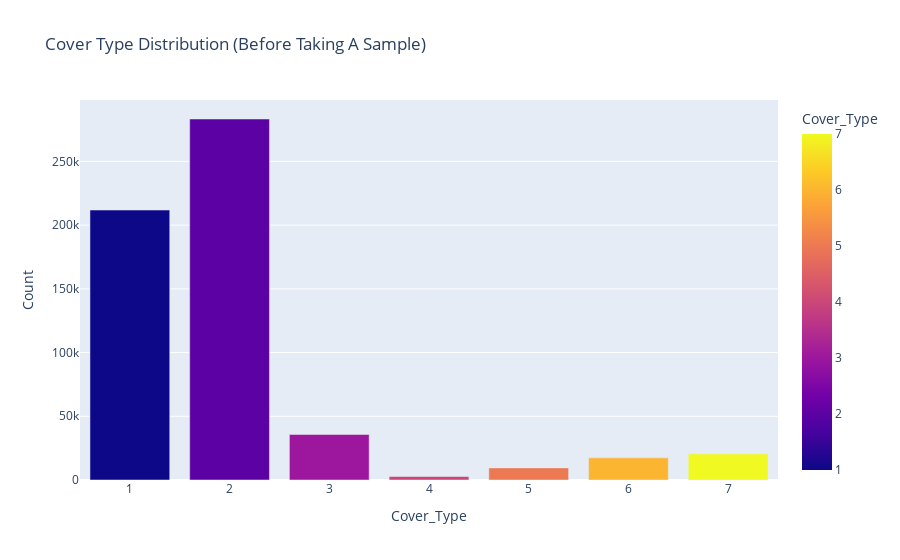

Source (notebook cell):
### Markdown cell above
## 5. Create a Balanced Sample

### Code cell
count_df = pd.DataFrame({'Cover_Type': y})
count_df = count_df['Cover_Type'].value_counts().reset_index()
count_df.columns = ['Cover_Type', 'Count']

fig1 = px.bar(count_df, 
              x='Cover_Type', 
              y='Count', 
              title='Cover Type Distribution (Before Taking A Sample)', 
              color='Cover_Type')
fig1.show()

### Figure 1 — Plotly figure (JSON) as saved in the notebook; plotly's stock layout.template omitted (floating-point values rounded to 4 significant figures)
{"data": [{"alignmentgroup": "True", "hovertemplate": "Cover_Type=%{marker.color}<br>Count=%{y}<extra></extra>", "legendgroup": "", "marker": {"color": [2, 1, 3, 7, 6, 5, 4], "coloraxis": "coloraxis", "pattern": {"shape": ""}}, "name": "", "offsetgroup": "", "orientation": "v", "showlegend": false, "textposition": "auto", "type": "bar", "x": [2, 1, 3, 7, 6, 5, 4], "xaxis": "x", "y": [283301, 211840, 35754, 20510, 17367, 9493, 2747], "yaxis": "y"}], "layout": {"barmode": "relative", "coloraxis": {"colorbar": {"title": {"text": "Cover_Type"}}, "colorscale": [[0, "#0d0887"], [0.1111, "#46039f"], [0.2222, "#7201a8"], [0.3333, "#9c179e"], [0.4444, "#bd3786"], [0.5556, "#d8576b"], [0.6667, "#ed7953"], [0.7778, "#fb9f3a"], [0.8889, "#fdca26"], [1, "#f0f921"]]}, "legend": {"tracegroupgap": 0}, "title": {"text": "Cover Type Distribution (Before Taking A Sample)"}, "xaxis": {"anchor": "y", "domain": [0, 1], "title": {"text": "Cover_Type"}}, "yaxis": {"anchor": "x", "domain": [0, 1], "title": {"text": "Count"}}}}
